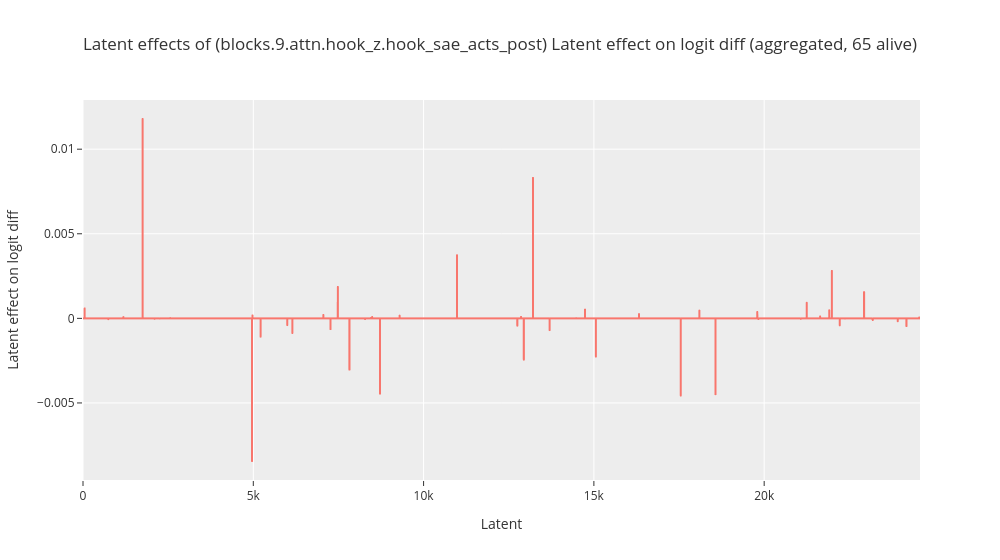
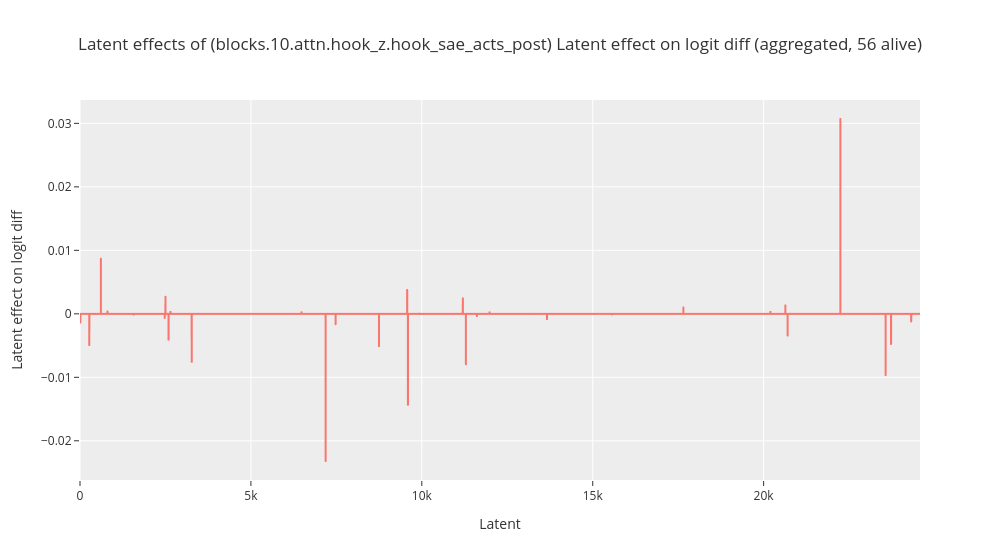

The cell these charts' notebook holds for them, in order:
### Markdown cell above
#### Per Batch Ablation Effect Graphs [Optional]

### Code cell
if artifact_cfg.latent_effects_graphs and it.logit_diffs_attr_ablation.name in tutorial_active_ops:
    # TODO: add note that only latent effects associated with correct answers currently displayed
    # TODO: allow toggling correct filtering during runs
    analysis_results[it.logit_diffs_attr_ablation.name].plot_latent_effects(
        per_batch=artifact_cfg.latent_effects_graphs_per_batch
    )

### Figure 1 — Plotly figure (JSON) as saved in the notebook; plotly's stock layout.template omitted (floating-point values rounded to 4 significant figures; data arrays with more than 128 entries replaced by an {"elided": "..."} marker saying what was removed)
{"data": [{"hovertemplate": "variable=0<br>Latent=%{x}<br>Latent effect on logit diff=%{y}<extra></extra>", "legendgroup": "0", "line": {"color": "#F8766D", "dash": "solid"}, "marker": {"symbol": "circle"}, "mode": "lines", "name": "0", "showlegend": true, "type": "scattergl", "x": {"elided": "24576 int values"}, "xaxis": "x", "y": {"elided": "24576 float values"}, "yaxis": "y"}], "layout": {"legend": {"title": {"text": "variable"}, "tracegroupgap": 0}, "showlegend": false, "title": {"text": "Latent effects of (blocks.9.attn.hook_z.hook_sae_acts_post) Latent effect on logit diff (aggregated, 65 alive)"}, "width": 1000, "xaxis": {"anchor": "y", "domain": [0.0, 1.0], "title": {"text": "Latent"}}, "yaxis": {"anchor": "x", "domain": [0.0, 1.0], "title": {"text": "Latent effect on logit diff"}}}}

### Figure 2 — Plotly figure (JSON) as saved in the notebook; plotly's stock layout.template omitted (floating-point values rounded to 4 significant figures; data arrays with more than 128 entries replaced by an {"elided": "..."} marker saying what was removed)
{"data": [{"hovertemplate": "variable=0<br>Latent=%{x}<br>Latent effect on logit diff=%{y}<extra></extra>", "legendgroup": "0", "line": {"color": "#F8766D", "dash": "solid"}, "marker": {"symbol": "circle"}, "mode": "lines", "name": "0", "showlegend": true, "type": "scattergl", "x": {"elided": "24576 int values"}, "xaxis": "x", "y": {"elided": "24576 float values"}, "yaxis": "y"}], "layout": {"legend": {"title": {"text": "variable"}, "tracegroupgap": 0}, "showlegend": false, "title": {"text": "Latent effects of (blocks.10.attn.hook_z.hook_sae_acts_post) Latent effect on logit diff (aggregated, 56 alive)"}, "width": 1000, "xaxis": {"anchor": "y", "domain": [0.0, 1.0], "title": {"text": "Latent"}}, "yaxis": {"anchor": "x", "domain": [0.0, 1.0], "title": {"text": "Latent effect on logit diff"}}}}
